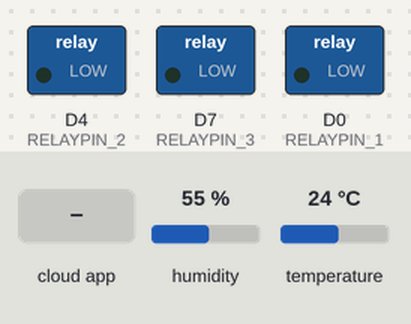
The sketch below on a simulated ESP8266 (NodeMCU). Shown: switched loads named in the sketch (green lamp = pin HIGH). The inputs (shaded band) are chosen by the test bench; at power-on: humidity 55 %, temperature 24 °C. WiFi joins after 1.5 s; servers stay silent unless stated; what the sketch prints to the serial monitor is not drawn.

Above: at 2.7 s.
2.8 s: the phone or cloud app sets 662e53c27c9e6c6fe876bf0c to 1
At 3.5 s:
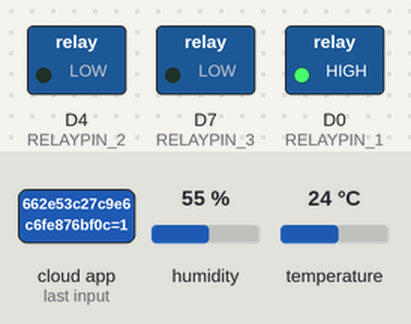
4.3 s: the phone or cloud app sets 662e54073019d22c419913e1 to 1
At 4.6 s:
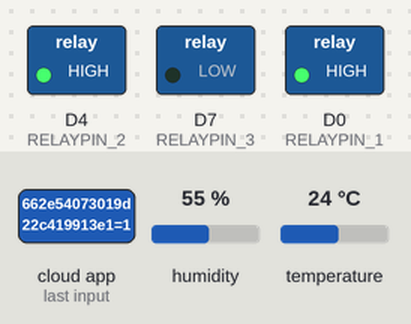
5.8 s: the phone or cloud app sets 662e53c27c9e6c6fe876bf0c to 0
At 6.9 s:
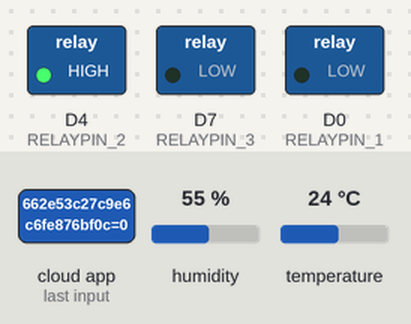
7.3 s: the phone or cloud app sets 662e54203019d22c41991420 to 1
At 8.1 s:
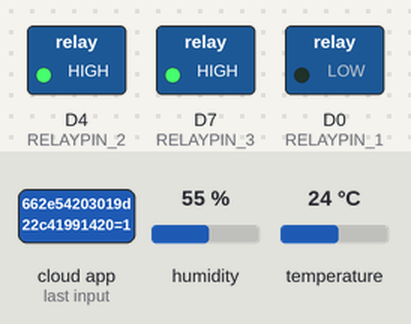
8.8 s: the phone or cloud app sets 662e54073019d22c419913e1 to 0
At 9.2 s:
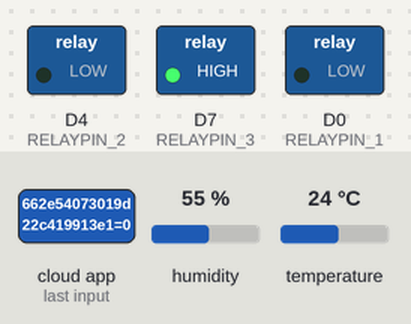
10.3 s: the phone or cloud app sets 662e53c27c9e6c6fe876bf0c to 1
At 11.6 s:
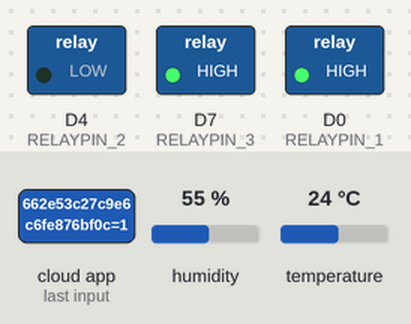
Timing chart, 0 to 12.8 s (numbered marks = the images above; inputs shaded):
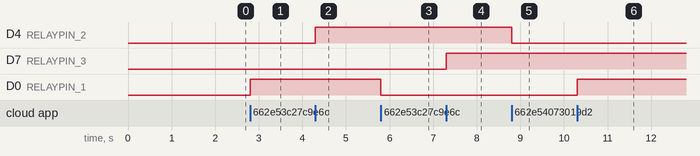

Measured:
- after the input at 2.8 s, D0 (RELAYPIN_1): LOW → HIGH at once
- after the input at 4.3 s, D4 (RELAYPIN_2): LOW → HIGH at once
- after the input at 5.8 s, D0 (RELAYPIN_1): HIGH → LOW at once
- after the input at 7.3 s, D7 (RELAYPIN_3): LOW → HIGH at once
- after the input at 8.8 s, D4 (RELAYPIN_2): HIGH → LOW at once
- after the input at 10.3 s, D0 (RELAYPIN_1): LOW → HIGH at once

The sketch:

MultiRelays_advance.ino
```cpp
#define BLYNK_TEMPLATE_ID "TMPL39xU7NI-l"
#define BLYNK_TEMPLATE_NAME "DHT"
#define BLYNK_AUTH_TOKEN "IansFrfydm4MhMnLJwkZcR6jbH_UDUl3"
//#define ENABLE_DEBUG
#define BLYNK_PRINT Serial

#ifdef ENABLE_DEBUG
#define DEBUG_ESP_PORT Serial
#define NODEBUG_WEBSOCKETS
#define NDEBUG
#endif

#include <Arduino.h>
#if defined(ESP8266)
#include <ESP8266WiFi.h>
#elif defined(ESP32) || defined(ARDUINO_ARCH_RP2040)
#include <WiFi.h>
#endif

#include <SinricPro.h>
#include <SinricProSwitch.h>
#include <BlynkSimpleEsp8266.h>
#include <DHT.h>


#if defined(ESP8266)
#define RELAYPIN_1 D0
#define RELAYPIN_2 D4
#define RELAYPIN_3 D7
#define dhtPin D8
// #define RELAYPIN_4 D4
// #define RELAYPIN_5 D5
// #define RELAYPIN_6 D6
// #define RELAYPIN_7 D7
// #define RELAYPIN_8 D8
#elif defined(ESP32) || defined(ARDUINO_ARCH_RP2040)
#define RELAYPIN_1 16
#define RELAYPIN_2 17
#define RELAYPIN_3 18
#define RELAYPIN_4 19
#define RELAYPIN_5 21
#define RELAYPIN_6 22
#define RELAYPIN_7 23
#define RELAYPIN_8 25
#endif

/*****************
 * Configuration *
 *****************/

struct RelayInfo {
  String deviceId;
  String name;
  int pin;
};

std::vector<RelayInfo> relays = {
  { "662e53c27c9e6c6fe876bf0c", "Relay 1", RELAYPIN_1 },
  { "662e54073019d22c419913e1", "Relay 2", RELAYPIN_2 },
  { "662e54203019d22c41991420", "Relay 3", RELAYPIN_3 }
  // {"5fxxxxxxxxxxxxxxxxxxxxxx", "Relay 4", RELAYPIN_4},
  // {"5fxxxxxxxxxxxxxxxxxxxxxx", "Relay 5", RELAYPIN_5},
  // {"5fxxxxxxxxxxxxxxxxxxxxxx", "Relay 6", RELAYPIN_6},
  // {"5fxxxxxxxxxxxxxxxxxxxxxx", "Relay 7", RELAYPIN_7},
  // {"5fxxxxxxxxxxxxxxxxxxxxxx", "Relay 8", RELAYPIN_8}
};


#define WIFI_SSID "TFKioT"
#define WIFI_PASS "00000000"
#define APP_KEY "2ecc4359-3fa0-42fa-90d8-429520245ee5"                                          // Should look like "de0bxxxx-1x3x-4x3x-ax2x-5dabxxxxxxxx"
#define APP_SECRET "3027c453-fa79-4398-9652-8c983e65f04a-29148b4f-c67f-4edc-ab44-903fc413bead"  // Should look like "5f36xxxx-x3x7-4x3x-xexe-e86724a9xxxx-4c4axxxx-3x3x-x5xe-x9x3-333d65xxxxxx"

#define BAUD_RATE 115200  // Change baudrate to your need

bool onPowerState(const String &deviceId, bool &state) {
  for (auto &relay : relays) {                                                             // for each relay configuration
    if (deviceId == relay.deviceId) {                                                      // check if deviceId matches
      Serial.printf("Device %s turned %s\r\n", relay.name.c_str(), state ? "on" : "off");  // print relay name and state to serial
      digitalWrite(relay.pin, state);                                                      // set state to digital pin / gpio
      return true;                                                                         // return with success true
    }
  }
  return false;  // if no relay configuration was found, return false
}

void setupRelayPins() {
  for (auto &relay : relays) {   // for each relay configuration
    pinMode(relay.pin, OUTPUT);  // set pinMode to OUTPUT
  }
}

void setupWiFi() {
  Serial.printf("\r\n[Wifi]: Connecting");
  WiFi.begin(WIFI_SSID, WIFI_PASS);

#if defined(ESP8266)
  WiFi.setSleepMode(WIFI_NONE_SLEEP);
#elif defined(ESP32)
  WiFi.setSleep(false);
#endif

  while (WiFi.status() != WL_CONNECTED) {
    Serial.printf(".");
    delay(250);
  }
  Serial.printf("connected!\r\n[WiFi]: IP-Address is %s\r\n", WiFi.localIP().toString().c_str());
}

void setupSinricPro() {
  for (auto &relay : relays) {                              // for each relay configuration
    SinricProSwitch &mySwitch = SinricPro[relay.deviceId];  // create a new device with deviceId from relay configuration
    mySwitch.onPowerState(onPowerState);                    // attach onPowerState callback to the new device
  }

  SinricPro.onConnected([]() {
    Serial.printf("Connected to SinricPro\r\n");
  });
  SinricPro.onDisconnected([]() {
    Serial.printf("Disconnected from SinricPro\r\n");
  });

  SinricPro.begin(APP_KEY, APP_SECRET);
}
#define DHTTYPE DHT11
DHT dht(dhtPin, DHTTYPE);

void setup() {
  Serial.begin(BAUD_RATE);
  setupRelayPins();
  setupWiFi();
  Blynk.config(BLYNK_AUTH_TOKEN);
  setupSinricPro();
  dht.begin();
}

void loop() {
  Blynk.run();
  SinricPro.handle();

  float temperature = dht.readTemperature();
  float humidity = dht.readHumidity();

  // Serial.print("Temperature: ");
  // Serial.print(temperature);
  // Serial.print(" °C, Humidity: ");
  // Serial.print(humidity);
  // Serial.println(" %");

  Blynk.virtualWrite(V0, temperature);
  Blynk.virtualWrite(V1, humidity);
}
```
